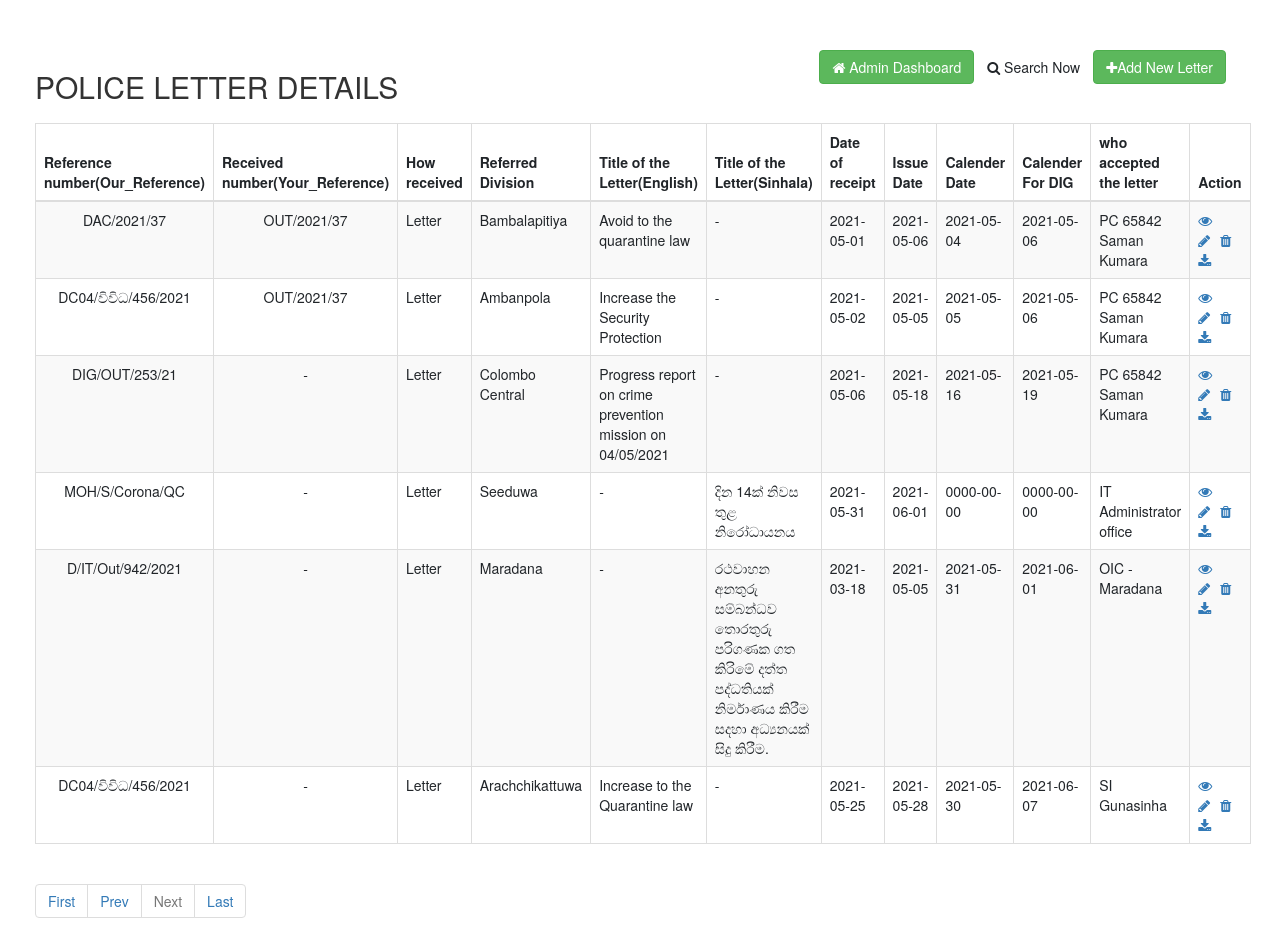
Screenshot of /?pageno=4 (signed in) with the database file from the repository.
### tables this page shows
CREATE TABLE `registration` (
  `id` int(11) NOT NULL,
  `Reference_number` varchar(20) DEFAULT NULL,
  `Received_number` varchar(100) DEFAULT '-',
  `Date_of_receipt` date DEFAULT NULL,
  `How_received` varchar(50) DEFAULT NULL,
  `Referred_Division` varchar(25) DEFAULT NULL,
  `S_Title_of_the_Letters` varchar(250) DEFAULT '-',
  `E_Title_of_the_Lettere` varchar(250) DEFAULT '-',
  `file` varchar(50) DEFAULT NULL,
  `Issue_Date` date DEFAULT NULL,
  `Calender_Date` date DEFAULT NULL,
  `Calender_For_DIG` date DEFAULT NULL,
  `Officer_Name` varchar(250) DEFAULT '-'
);

### index.php (the view, shortened to what this page needs)
<?php
if (isset($_GET['pageno'])) {
    $pageno = $_GET['pageno'];
} else {
    $pageno = 1;
}
$no_of_records_per_page = 8;
$offset = ($pageno-1) * $no_of_records_per_page;
function datedifff($datess) {
    $now = time();
    $your_date = strtotime($datess);
    $datediff = ceil(($now - $your_date)/86400);
    return ($datediff);
}
?>
<!DOCTYPE html>
<html lang="en">
<head>
    <link rel="stylesheet" href="https://stackpath.bootstrapcdn.com/bootstrap/4.5.2/css/bootstrap.min.css">
    <link rel="stylesheet" href="https://maxcdn.bootstrapcdn.com/font-awesome/4.7.0/css/font-awesome.min.css">
    <link rel="stylesheet" href="https://maxcdn.bootstrapcdn.com/bootstrap/3.3.7/css/bootstrap.min.css">
</head>
<body>
    <div class="wrapper">
        <div class="container-fluid">
            <div class="row">
                <div class="col-md-12">
                    <div class="mt-5 mb-3 clearfix">
                        <h2 class="pull-left">POLICE LETTER DETAILS</h2>
                        <a href="create.php" class="btn btn-success pull-right"><i class="fa fa-plus"></i>Add New Letter</a>
                        <a href="search.php?RefNum=&YrRefNum=&Issue_Date=&DateRec=&Calender_Date=&HowRecv=&RefDiv=&Officer_Name=&STitle=&ETitle=&submit=" class="btn pull-right"><i class="fa fa-search"></i> Search Now</a>
                        <?php
                        if ($_SESSION["user_type"]=='1') {
                            echo '<a href="admin-dash.php" class="btn btn-success pull-right"><i class="fa fa-home"></i> Admin Dashboard</a>';
                        }else{
                            echo '<a href="welcome.php" class="btn btn-success pull-right"><i class="fa fa-home"></i> User Account Page</a>';
                        }
                        ?>
                        </div>
                    <?php
                    require_once "includes/db_config.php";
                    $total_pages_sql = "SELECT COUNT(*) FROM registration";
                    $result1 = mysqli_query($link,$total_pages_sql);
                    $total_rows = mysqli_fetch_array($result1)[0];
                    $total_pages = ceil($total_rows / $no_of_records_per_page);
                    $sql = "SELECT * FROM registration  LIMIT $offset, $no_of_records_per_page";
                    if($result = mysqli_query($link, $sql)){
                        if(mysqli_num_rows($result) > 0){
                            echo '<table class="table table-bordered table-striped">';
                                echo "<thead>";
                                    echo "<tr>";
                                        echo "<th>Reference number(Our_Reference)</th>";
                                        echo "<th>Received number(Your_Reference)</th>";
                                        echo "<th>How received</th>";
                                        echo "<th>Referred Division</th>";
                                        echo "<th>Title of the Letter(English)</th>";
                                        echo "<th>Title of the Letter(Sinhala)</th>";
                                        echo "<th>Date of receipt</th>";
                                        echo "<th>Issue Date</th>";
                                        echo "<th>Calender Date</th>";
                                        echo "<th>Calender For DIG</th>";
                                        echo "<th>who accepted the letter</th>";
                                        echo "<th style='width:50px;'><center>Action</center></th>";
                                    echo "</tr>";
                                echo "</thead>";
                                echo "<tbody>";
                                while($row = mysqli_fetch_array($result)){
                                    echo '<tr ' ;
                                    if (datedifff($row['Issue_Date'])<=4 or datedifff($row['Calender_Date'])<=4 or datedifff($row['Calender_For_DIG'])<=4) {echo 'style="background-color: #ff3a3a;"';}
                                    else if  (datedifff($row['Issue_Date'])<=6 or datedifff($row['Calender_Date'])<=6 or datedifff($row['Calender_For_DIG'])<=6) {echo 'style="background-color: #ffa03e;"';}
                                    else if  (datedifff($row['Issue_Date'])<=10 or datedifff($row['Calender_Date'])<=10 or datedifff($row['Calender_For_DIG'])<=10) {echo 'style="background-color: #e1ff3e;"';}
                                    echo'>';
                                        echo "<td><center>" . $row['Reference_number'] . "</center></td>";
                                        echo "<td><center>" . $row['Received_number'] . "</center></td>";
                                        echo "<td>" . $row['How_received'] . "</td>";
                                        echo "<td>" . $row['Referred_Division'] . "</td>";
                                        echo "<td>" . $row['E_Title_of_the_Lettere'] . "</td>";
                                        echo "<td>" . $row['S_Title_of_the_Letters'] . "</td>";
                                        echo "<td>" . $row['Date_of_receipt'] . "</td>";
                                        echo "<td>" . $row['Issue_Date'] . "</td>";
                                        echo "<td>" . $row['Calender_Date'] . "</td>";
                                        echo "<td>" . $row['Calender_For_DIG'] . "</td>";
                                        echo "<td>" . $row['Officer_Name'] . "</td>";
                                        echo "<td>";
                                            echo '<a href="read.php?id='. $row['id'] .'" class="mr-3" title="View Record" data-toggle="tooltip"><span class="fa fa-eye"></span></a>';
                                            echo '<a href="update.php?id='. $row['id'] .'" class="mr-3" title="Update Record" data-toggle="tooltip"><span class="fa fa-pencil"></span></a>';
                                            if($_SESSION['user_type']=='1') { echo ('<a href="delete.php?id='. $row['id'] .'" class="mr-3" title="Delete Record" data-toggle="tooltip"><span class="fa fa-trash"></span></a>'); }
                                            echo '<a href="download.php?file='. $row['file'] .'" class="mr-3" title="Download Document" data-toggle="tooltip"><span class="fa fa-download"></span></a>';
                                        echo "</td>";
                                    echo "</tr>";
                                }
                                echo "</tbody>";
                            echo "</table>";?>
                            <ul class="pagination">
                                <li><a href="?pageno=1">First</a></li>
                                <li class="<?php if($pageno <= 1){ echo 'disabled'; } ?>">
                                    <a href="<?php if($pageno <= 1){ echo '#'; } else { echo "?pageno=".($pageno - 1); } ?>">Prev</a>
                                </li>
                                <li class="<?php if($pageno >= $total_pages){ echo 'disabled'; } ?>">
                                    <a href="<?php if($pageno >= $total_pages){ echo '#'; } else { echo "?pageno=".($pageno + 1); } ?>">Next</a>
                                </li>
                                <li><a href="?pageno=<?php echo $total_pages; ?>">Last</a></li>
                            </ul>
                            <?php
                        } else{
                            echo '<div class="alert alert-danger"><em>No records were found.</em></div>';
                            echo '<a href="index.php" class="btn btn-success">Visit Home</a>';
                        }
                    } else{
                        echo '<div class="alert alert-danger"><em>Oops! Something went wrong. Please try again later.</em></div>';
                        echo '<a href="index.php" class="btn btn-success">Visit Home</a>';
                    }
                    ?>
                </div>
            </div>
        </div>
    </div>
</body>
</html>

### index.php (style rules this page uses)
.wrapper { width: 100%; margin: 0 auto; padding: 20px; }
table tr td:last-child { width: 120px; }

### rows the page displays
registration: Reference_number "DAC/2021/37", Received_number "OUT/2021/37", How_received "Letter", Referred_Division "Bambalapitiya", E_Title_of_the_Lettere "Avoid to the quarantine law", S_Title_of_the_Letters "-", Date_of_receipt "2021-05-01", Issue_Date "2021-05-06", Calender_Date "2021-05-04", Calender_For_DIG "2021-05-06", Officer_Name "PC 65842 Saman Kumara"
registration: Reference_number "DC04/විවිධ/456/2021", Received_number "OUT/2021/37", How_received "Letter", Referred_Division "Ambanpola", E_Title_of_the_Lettere "Increase the Security Protection", S_Title_of_the_Letters "-", Date_of_receipt "2021-05-02", Issue_Date "2021-05-05", Calender_Date "2021-05-05", Calender_For_DIG "2021-05-06", Officer_Name "PC 65842 Saman Kumara"
registration: Reference_number "DIG/OUT/253/21", Received_number "-", How_received "Letter", Referred_Division "Colombo Central", E_Title_of_the_Lettere "Progress report on crime prevention mission on 04/05/2021", S_Title_of_the_Letters "-", Date_of_receipt "2021-05-06", Issue_Date "2021-05-18", Calender_Date "2021-05-16", Calender_For_DIG "2021-05-19", Officer_Name "PC 65842 Saman Kumara"
registration: Reference_number "MOH/S/Corona/QC", Received_number "-", How_received "Letter", Referred_Division "Seeduwa", E_Title_of_the_Lettere "-", S_Title_of_the_Letters "දින 14ක් නිවස තුළ නිරෝධායනය", Date_of_receipt "2021-05-31", Issue_Date "2021-06-01", Calender_Date "0000-00-00", Calender_For_DIG "0000-00-00", Officer_Name "IT Administrator office"
registration: Reference_number "D/IT/Out/942/2021", Received_number "-", How_received "Letter", Referred_Division "Maradana", E_Title_of_the_Lettere "-", S_Title_of_the_Letters "රථවාහන අනතුරු සම්බන්ධව තොරතුරු පරිගණක ගත කිරිමේ දත්ත පද්ධතියක් නිර්මාණය කිරීම සදහා අධ්‍යනයක් සිදු කිරීම.", Date_of_receipt "2021-03-18", Issue_Date "2021-05-05", Calender_Date "2021-05-31", Calender_For_DIG "2021-06-01", Officer_Name "OIC -Maradana"
registration: Reference_number "DC04/විවිධ/456/2021", Received_number "-", How_received "Letter", Referred_Division "Arachchikattuwa", E_Title_of_the_Lettere "Increase to the Quarantine law", S_Title_of_the_Letters "-", Date_of_receipt "2021-05-25", Issue_Date "2021-05-28", Calender_Date "2021-05-30", Calender_For_DIG "2021-06-07", Officer_Name "SI Gunasinha"
